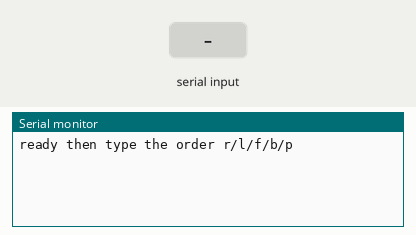
This sketch was run on a simulated Arduino Uno, built with avr-gcc and run on an emulated ATmega328P. Parts: the last lines printed to the serial monitor. The test bench sets the inputs (shaded band).

Above: at 1.2 s.
1.3 s: "f90\n" received over Serial
At 2.5 s:
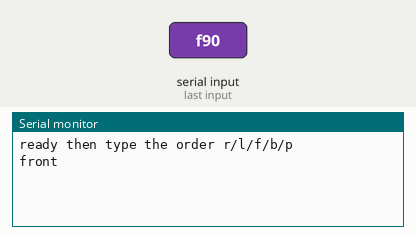
2.8 s: "b90\n" received over Serial
At 3.7 s:
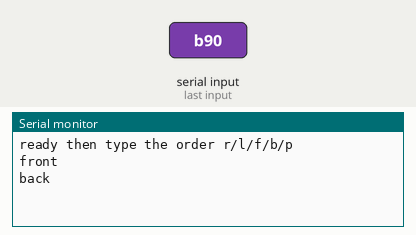
4.3 s: "r90\n" received over Serial
At 4.8 s:
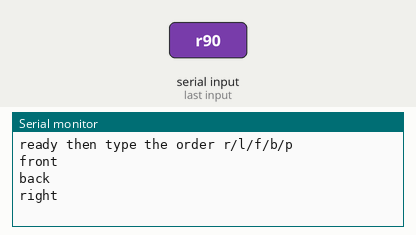
5.8 s: "l90\n" received over Serial
At 7.0 s:
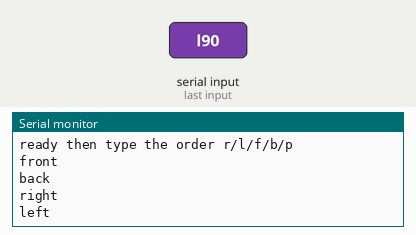
7.3 s: "p90\n" received over Serial
At 8.3 s:
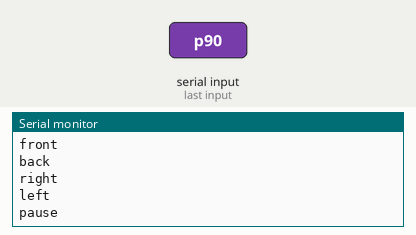

The sketch:

doubleMotor.ino
```cpp
char c;
void setup()
{Serial.begin(9600);
 pinMode(4,OUTPUT);
 pinMode(5,OUTPUT);
 pinMode(2,OUTPUT);
 pinMode(3,OUTPUT);
 digitalWrite(4, LOW);
 digitalWrite(5, LOW);
 digitalWrite(2, LOW);
 digitalWrite(3, LOW);
 Serial.println("ready then type the order r/l/f/b/p");
}

void loop()
{
  if(Serial.available()>0);
  {c=Serial.read();
    switch(c)
    {case'f':
       digitalWrite(4, HIGH);
       digitalWrite(5, LOW);
       digitalWrite(3, HIGH);
       digitalWrite(2, LOW);
       Serial.println("front");
     break;
     case'b':
       digitalWrite(4, LOW);
       digitalWrite(5, HIGH);
       digitalWrite(3, LOW);
       digitalWrite(2, HIGH);
       Serial.println("back");
     break;
     case'r':
       digitalWrite(4, HIGH);
       digitalWrite(5, LOW);
       digitalWrite(3,LOW);
       digitalWrite(2, HIGH);
       Serial.println("right");
     break;
     case'l':
       digitalWrite(4, LOW);
       digitalWrite(5, HIGH);
       digitalWrite(3, HIGH);
       digitalWrite(2, LOW);
       Serial.println("left");
       break;
     case'p':
       digitalWrite(4, LOW);
       digitalWrite(5, LOW);
       digitalWrite(3, LOW);
       digitalWrite(2, LOW);
       Serial.println("pause");
     break;
     default:break;
     }
   }
}
```

lesson5____1.c
```cpp
#define IN1 2
#define IN2 3
#define IN3 4
#define IN4 5

#define S1 8
#define S2 9
#define S3 10
#define S4 11

#define LOW 0
#define HIGH 1

#define LT 6
#define BT 7
byte income0=0;
byte income1=0;
byte income2=0;
byte income3=0;
int x;
void setup()
{
  pinMode(IN1, OUTPUT);//输入1
  pinMode(IN2, OUTPUT);//输入2
  pinMode(IN3, OUTPUT);//输入3
  pinMode(IN4, OUTPUT);//输入4
  pinMode(S1, OUTPUT);//片选1
  pinMode(S2, OUTPUT);//片选2
  pinMode(S3, OUTPUT);//片选3
  pinMode(S4, OUTPUT);//片选4

  pinMode(LT,OUTPUT);//测试
  pinMode(BT,OUTPUT);//消隐

  digitalWrite(LT,HIGH);
  digitalWrite(BT,HIGH);
  Serial.begin(9600);

  digitalWrite(S1,HIGH);
  digitalWrite(S2,HIGH);
  digitalWrite(S3,HIGH);
  digitalWrite(S4,HIGH);

}

void loop()
{
	if(Serial.available()>0)
  {
    delay(10);
  	income0=Serial.read();
      income0=income0-'0';
       digitalWrite(S1,LOW);
  	  digitalWrite(2,income0&0x1);
      digitalWrite(3,(income0>>1)&0x1);
      digitalWrite(4,(income0>2)&0x1);
      digitalWrite(5,(income0>>3)&0x1);
  	  digitalWrite(S1,HIGH);
  	  delay(10);
    }
}
/*
void loop()
{
  if(Serial.available()>0)
  {
    delay(10);
  income0=Serial.read();
  income1=Serial.read();
  income2=Serial.read();
  income3=Serial.read();


  income0=income0-'0';
  income1=income1-'0';
  income2=income2-'0';
  income3=income3-'0';

  	  digitalWrite(S1,LOW);
  	  digitalWrite(2,income0&0x1);
      digitalWrite(3,(income0>>1)&0x1);
      digitalWrite(4,(income0>2)&0x1);
      digitalWrite(5,(income0>>3)&0x1);
  	  digitalWrite(S1,HIGH);
  	  delay(10);

        digitalWrite(S2,LOW);
  	  digitalWrite(2,income1&0x1);
      digitalWrite(3,(income1>>1)&0x1);
      digitalWrite(4,(income1>>2)&0x1);
      digitalWrite(5,(income1>>3)&0x1);
  	  digitalWrite(S2,HIGH);
      delay(10);

  	  digitalWrite(S3,LOW);
  	  digitalWrite(2,income2&0x1);
      digitalWrite(3,(income2>>1)&0x1);
      digitalWrite(4,(income2>>2)&0x1);
      digitalWrite(5,(income2>>3)&0x1);
  	  digitalWrite(S3,HIGH);
      delay(10);

  	  digitalWrite(S4,LOW);
  	  digitalWrite(2,income3&0x1);
      digitalWrite(3,(income3>>1)&0x1);
      digitalWrite(4,(income3>>2)&0x1);
      digitalWrite(5,(income3>>3)&0x1);
  	  digitalWrite(S4,HIGH);
      delay(10);
  }
}
*/
/*
void setup()
{
  pinMode(2, OUTPUT);
  pinMode(3, OUTPUT);
  pinMode(4, OUTPUT);
  pinMode(5, OUTPUT);
  Serial.begin(9600);
}
byte income=0;
void loop()
{
  if(Serial.available()>0)
  {
  	income=Serial.read();

    income=income-'0';
    digitalWrite(2,income&0x1);
    digitalWrite(3,(income>>1)&0x1);
    digitalWrite(4,(income>>2)&0x1);
    digitalWrite(5,(income>>3)&0x1);
  	delay(10);
  }
}*/
```

lesson5____2.c
```cpp
#define IN1 2
#define IN2 3
#define IN3 4
#define IN4 5

#define S1 8
#define S2 9
#define S3 10
#define S4 11

#define LOW 0
#define HIGH 1

#define LT 6
#define BT 7
byte income0=0;
byte income1=0;
byte income2=0;
byte income3=0;
int x;
void setup()
{
  pinMode(IN1, OUTPUT);//输入1
  pinMode(IN2, OUTPUT);//输入2
  pinMode(IN3, OUTPUT);//输入3
  pinMode(IN4, OUTPUT);//输入4
  pinMode(S1, OUTPUT);//片选1
  pinMode(S2, OUTPUT);//片选2
  pinMode(S3, OUTPUT);//片选3
  pinMode(S4, OUTPUT);//片选4

  pinMode(LT,OUTPUT);//测试
  pinMode(BT,OUTPUT);//消隐

  digitalWrite(LT,HIGH);
  digitalWrite(BT,HIGH);
  Serial.begin(9600);
}

void loop()
{
  if(Serial.available()>0)
  {
    delay(10);
  income0=Serial.read();
  income1=Serial.read();
  income2=Serial.read();
  income3=Serial.read();


  income0=income0-'0';
  income1=income1-'0';
  income2=income2-'0';
  income3=income3-'0';

  	  digitalWrite(S1,LOW);
  	  digitalWrite(2,income0&0x1);
      digitalWrite(3,(income0>>1)&0x1);
      digitalWrite(4,(income0>2)&0x1);
      digitalWrite(5,(income0>>3)&0x1);
  	  digitalWrite(S1,HIGH);
  	  delay(10);

        digitalWrite(S2,LOW);
  	  digitalWrite(2,income1&0x1);
      digitalWrite(3,(income1>>1)&0x1);
      digitalWrite(4,(income1>>2)&0x1);
      digitalWrite(5,(income1>>3)&0x1);
  	  digitalWrite(S2,HIGH);
      delay(10);

  	  digitalWrite(S3,LOW);
  	  digitalWrite(2,income2&0x1);
      digitalWrite(3,(income2>>1)&0x1);
      digitalWrite(4,(income2>>2)&0x1);
      digitalWrite(5,(income2>>3)&0x1);
  	  digitalWrite(S3,HIGH);
      delay(10);

  	  digitalWrite(S4,LOW);
  	  digitalWrite(2,income3&0x1);
      digitalWrite(3,(income3>>1)&0x1);
      digitalWrite(4,(income3>>2)&0x1);
      digitalWrite(5,(income3>>3)&0x1);
  	  digitalWrite(S4,HIGH);
      delay(10);
  }
}
/*
void setup()
{
  pinMode(2, OUTPUT);
  pinMode(3, OUTPUT);
  pinMode(4, OUTPUT);
  pinMode(5, OUTPUT);
  Serial.begin(9600);
}
byte income=0;
void loop()
{
  if(Serial.available()>0)
  {
  	income=Serial.read();

    income=income-'0';
    digitalWrite(2,income&0x1);
    digitalWrite(3,(income>>1)&0x1);
    digitalWrite(4,(income>>2)&0x1);
    digitalWrite(5,(income>>3)&0x1);
  	delay(10);
  }
}*/
```

LCD.c
```cpp
#include <LiquidCrystal.h>
LiquidCrystal lcd(12, 11, 5, 4, 3, 2);

void setup()
{
  lcd.begin(16, 2);
  Serial.begin(9600);
}

void loop()
{
    if(Serial.available()>0)
  {
    delay(10);
    lcd.setCursor(0, 0);
    lcd.print(Serial.readString());
  }
}
 
```

Measured:
- after the input at 1.3 s, the serial monitor: prints a new line at once (image 1)
- after the input at 2.8 s, the serial monitor: prints a new line at once (image 2)
- after the input at 4.3 s, the serial monitor: prints a new line at once (image 3)
- after the input at 5.8 s, the serial monitor: prints a new line at once (image 4)
- after the input at 7.3 s, the serial monitor: prints a new line at once (image 5)
